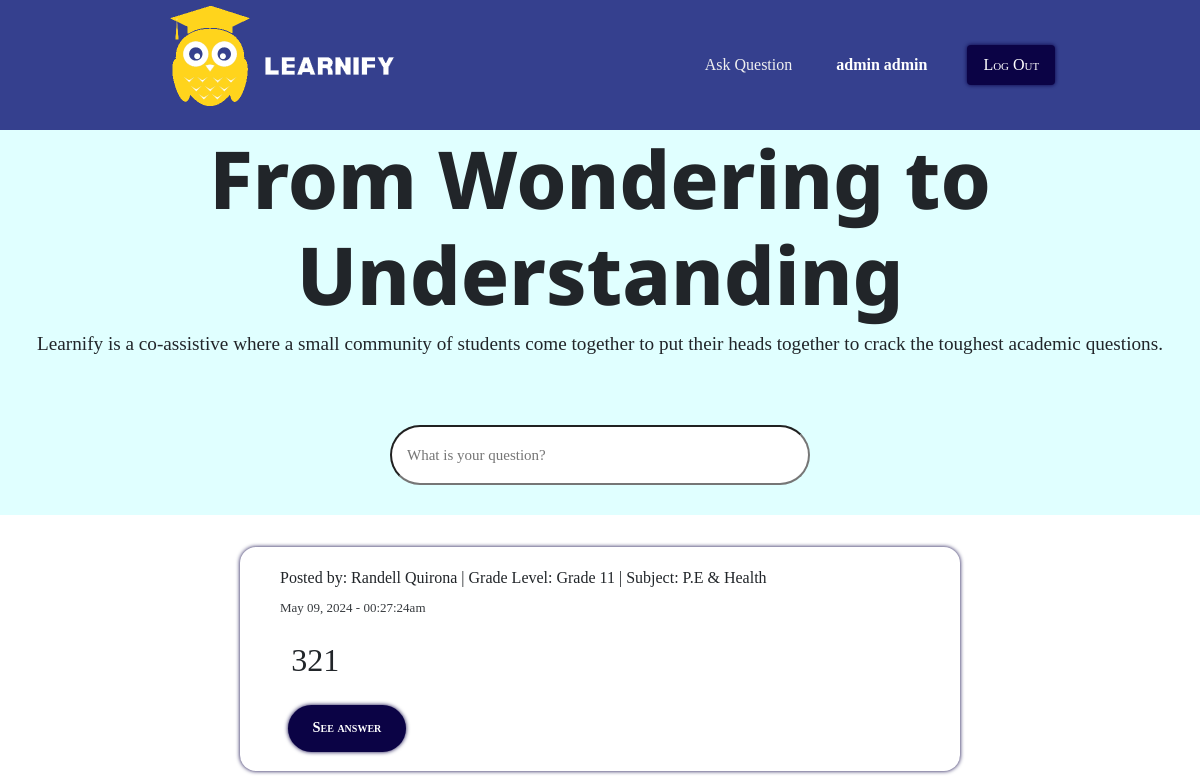
The page /post_and_comment_system/home.php (signed in) on the database its author committed.
### tables this page shows
CREATE TABLE `user` (
  `user_id` int(11) NOT NULL,
  `username` varchar(200) NOT NULL,
  `password` varchar(200) NOT NULL,
  `firstname` varchar(200) NOT NULL,
  `lastname` varchar(200) NOT NULL
);

CREATE TABLE `post` (
  `post_id` int(11) NOT NULL,
  `user_id` int(11) NOT NULL,
  `content` varchar(500) NOT NULL,
  `subjectname` varchar(200) NOT NULL,
  `gradelevel` varchar(200) NOT NULL,
  `date_created` varchar(500) NOT NULL
);

### post_and_comment_system/session.php (called while the page is built, shortened)
<?php
include("dbconn.php");
$user_id = $_SESSION['id'];
$member_query = mysqli_query($conn, "SELECT * FROM user WHERE user_id = '$user_id'");
$member_row = mysqli_fetch_array($member_query);
?>

### post_and_comment_system/home.php (the view, shortened to what this page needs)
<?php
include("dbconn.php");
include("session.php");
?>
<!DOCTYPE html>
<html lang="en">
<head>
    <link rel="stylesheet" href="vendors/bootstrap.css">
	<link rel="stylesheet" href="style.css"/>
	<link rel="stylesheet" href="https://cdnjs.cloudflare.com/ajax/libs/font-awesome/6.5.2/css/all.min.css" />
</head>
<body>
    <nav>
        <label id="logo">
			<a href="home.php">
          		<img id="logos" src="images/logo.png">
			</a>
        </label>
        <div class="links-container">
          <a href="post.php">Ask Question</a>
        </div>
		<div class="user-logined">
		<span><?php echo $member_row['firstname']." ".$member_row['lastname']; ?></span>
		</div>
		<div class="user-info">
        <form action="logout.php" method="post">
			<button class="logout-btn" type="submit">Log Out</button>
		</form>
		</div>
    </nav>
	  	<header class="header-wrapper">
            <div>
                <h1>From Wondering to Understanding</h1>
                <p class="description">Learnify is a co-assistive where a small community of students come together to put their heads together to crack the toughest academic questions.</p>
            </div>
			<div class="search-bar">
				<form>
            		<input class="search" name="search-input" type="text" placeholder="What is your question?">
				</form>
       	 	</div>
    	</header>
<div id="container">
    <div class="container-1">
        <?php
        $query = mysqli_query($conn, "SELECT *, UNIX_TIMESTAMP() - date_created AS TimeSpent FROM post LEFT JOIN user ON user.user_id = post.user_id ORDER BY post_id DESC") or die(mysqli_error());
        while ($post_row = mysqli_fetch_array($query)) {
            $id = $post_row['post_id'];
            $posted_by = $post_row['firstname']." ".$post_row['lastname'];
            $gradelevel = $post_row['gradelevel'];
            $subjectname = $post_row['subjectname'];
            ?>
            <div class="main-content">
                <div class="post-header">
                    <div class="post-info">
                        <span class="posted-by">Posted by: <?php echo $posted_by; ?> | Grade Level: <?php echo $gradelevel; ?> | Subject: <?php echo $subjectname; ?></span>
                        <span class="post-date">
                            <?php
                            $days = floor($post_row['TimeSpent'] / (60 * 60 * 24));
                            $remainder = $post_row['TimeSpent'] % (60 * 60 * 24);
                            $hours = floor($remainder / (60 * 60));
                            $remainder = $remainder % (60 * 60);
                            $minutes = floor($remainder / 60);
                            if ($days > 0) {
                                echo date('F d, Y - H:i:sa', strtotime($post_row['date_created']));
                            } elseif ($days == 0 && $hours == 0 && $minutes == 0) {
                                echo "A few seconds ago";
                            } elseif ($days == 0 && $hours == 0) {
                                echo $minutes.' minutes ago';
                            }
                            ?>
                        </span>
                    </div>
                </div>
                <div class="post-content">
                    <h2><?php echo $post_row['content']; ?></h2>
                </div>
                <div class="see-container">
                    <a href="comment.php?id=<?php echo $id; ?>"><button class="see-ans-button">See answer</button></a>
                </div>
            </div>
        <?php } ?>
    </div>
</div>
</body>
</html>

### post_and_comment_system/style.css (style rules this page uses)
:root { --color-1: #35408E; --text-color: #f0f0f0; }
* { margin: 0; padding: 0; }
html { font-size: 12pt; font-family: "Noto Sans"; }
nav { height: 130px; background-color: var(--color-1); display: flex; justify-content: center; align-items: center; }
.links-container { display: flex; }
nav a { height: 100%; padding: 0 20px; display: flex; align-items: center; text-decoration: none; color: var(--text-color); }
#logos { width: 50%; height: 70%; margin-top: 6%; }

### post_and_comment_system/home.php (style rules this page uses)
* { margin: 0; padding: 0; box-sizing: border-box; font-family: "Proxima-nova"; }
body { background: url(bg-image.jpg); background-size: cover; display: flex; flex-direction: column; }
.links-container { margin-right: 1.5em; }
.user-info { margin-left: 1.5em; }
.header-wrapper { text-align: center; background-color: #E0FFFF; min-height: 20em; display: flex; align-items: center; justify-content: center; flex-direction: column; text-align: center; gap: 50px; }
.header-wrapper h1 { font-size: 80px; font-weight: 800; font-family: "Noto Sans"; }
.header-wrapper p { font-size: 1.2em; }
.search-bar { text-align: center; width: 100%; border-radius: 50px; }
.search-bar input { font-size: 15px; padding: 1em; width: 35%; margin-bottom: 2em; min-height: 4em; border-radius: 50px; }
.user-logined { margin-right: 1em; }
.user-logined span { font-weight: bold; color: white; }
.main-content { max-width: 45em; min-height: 8em; margin: 2em auto; border-radius: 1em; padding: 1.2em; box-shadow: 0 0 4px #0b0345; }
.post-header { display: flex; justify-content: space-between; align-items: center; margin: 0 .3em; }
.post-info { display: flex; flex-direction: column; margin-left: 1em; }
.post-info >* { margin-bottom: .5rem; }
.post-content { margin:1em 0; margin: 1em 2em; word-wrap: break-word; }
.post-date { font-size: 13px; opacity: .9; }
.logout-btn { background-color: #0b0345; color: #fff; border: none; padding: 0.5em 1em; border-radius: 4px; cursor: pointer; transition: all .1s ease; box-shadow: 0 0 4px #0b0345; font-variant: small-caps; }
.see-ans-button { margin-top: .6em; margin-left: 2em; padding: .9em 1.7em; border-radius: 2em; background-color: #0b0345; font-variant: small-caps; color: white; font-size: .9em; outline: none; font-weight: bold; border: none; box-shadow: 0 0 4px #0b0345; transition: background-color 0.3s, color 0.3s, box-shadow 0.3s; }

### rows shown on the page
user: firstname "admin", lastname "admin"
post: user.lastname "Randell Quirona", gradelevel "Grade 11", subjectname "P.E & Health", date_created "May 09, 2024 - 00:27:24am", content "321"
